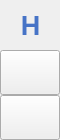
        <widget class="QFrame" name="leftMenuBg">
         <property name="enabled">
          <bool>true</bool>
         </property>
         <property name="minimumSize">
          <size>
           <width>60</width>
           <height>0</height>
          </size>
         </property>
         <property name="maximumSize">
          <size>
           <width>60</width>
           <height>16777215</height>
          </size>
         </property>
         <property name="frameShape">
          <enum>QFrame::NoFrame</enum>
         </property>
         <property name="frameShadow">
          <enum>QFrame::Raised</enum>
         </property>
         <layout class="QVBoxLayout" name="verticalLayout_3">
          <property name="spacing">
           <number>0</number>
          </property>
          <property name="leftMargin">
           <number>0</number>
          </property>
          <property name="topMargin">
           <number>0</number>
          </property>
          <property name="rightMargin">
           <number>0</number>
          </property>
          <property name="bottomMargin">
           <number>0</number>
          </property>
          <item>
           <widget class="QFrame" name="topLogoInfo">
            <property name="minimumSize">
             <size>
              <width>0</width>
              <height>50</height>
             </size>
            </property>
            <property name="maximumSize">
             <size>
              <width>16777215</width>
              <height>50</height>
             </size>
            </property>
            <property name="styleSheet">
             <string notr="true"/>
            </property>
            <property name="frameShape">
             <enum>QFrame::NoFrame</enum>
            </property>
            <property name="frameShadow">
             <enum>QFrame::Raised</enum>
            </property>
            <widget class="QLabel" name="titleLeftApp">
             <property name="geometry">
              <rect>
               <x>70</x>
               <y>8</y>
               <width>160</width>
               <height>41</height>
              </rect>
             </property>
             <property name="font">
              <font>
               <family>Segoe UI Semibold</family>
               <pointsize>12</pointsize>
               <weight>7</weight>
               <italic>false</italic>
               <bold>false</bold>
              </font>
             </property>
             <property name="text">
              <string>Auto Post</string>
             </property>
             <property name="alignment">
              <set>Qt::AlignLeading|Qt::AlignLeft|Qt::AlignTop</set>
             </property>
            </widget>
            <widget class="QLabel" name="titleLeftDescription">
             <property name="geometry">
              <rect>
               <x>70</x>
               <y>27</y>
               <width>160</width>
               <height>16</height>
              </rect>
             </property>
             <property name="maximumSize">
              <size>
               <width>16777215</width>
               <height>16</height>
              </size>
             </property>
             <property name="font">
              <font>
               <family>Segoe UI</family>
               <pointsize>8</pointsize>
               <weight>50</weight>
               <italic>false</italic>
               <bold>false</bold>
              </font>
             </property>
             <property name="text">
              <string/>
             </property>
             <property name="alignment">
              <set>Qt::AlignLeading|Qt::AlignLeft|Qt::AlignTop</set>
             </property>
            </widget>
            <widget class="QLabel" name="label">
             <property name="geometry">
              <rect>
               <x>0</x>
               <y>5</y>
               <width>61</width>
               <height>41</height>
              </rect>
             </property>
             <property name="text">
              <string>&lt;html&gt;&lt;head/&gt;&lt;body&gt;&lt;p align=&quot;center&quot;&gt;&lt;span style=&quot; font-size:20pt; font-weight:600; color:#4673c6;&quot;&gt;H&lt;/span&gt;&lt;/p&gt;&lt;/body&gt;&lt;/html&gt;</string>
             </property>
            </widget>
           </widget>
          </item>
          <item>
           <widget class="QFrame" name="leftMenuFrame">
            <property name="frameShape">
             <enum>QFrame::NoFrame</enum>
            </property>
            <property name="frameShadow">
             <enum>QFrame::Raised</enum>
            </property>
            <layout class="QVBoxLayout" name="verticalMenuLayout">
             <property name="spacing">
              <number>0</number>
             </property>
             <property name="leftMargin">
              <number>0</number>
             </property>
             <property name="topMargin">
              <number>0</number>
             </property>
             <property name="rightMargin">
              <number>0</number>
             </property>
             <property name="bottomMargin">
              <number>0</number>
             </property>
             <item>
              <widget class="QFrame" name="toggleBox">
               <property name="maximumSize">
                <size>
                 <width>16777215</width>
                 <height>15</height>
                </size>
               </property>
               <property name="frameShape">
                <enum>QFrame::NoFrame</enum>
               </property>
               <property name="frameShadow">
                <enum>QFrame::Raised</enum>
               </property>
               <layout class="QVBoxLayout" name="verticalLayout_4">
                <property name="spacing">
                 <number>0</number>
                </property>
                <property name="leftMargin">
                 <number>0</number>
                </property>
                <property name="topMargin">
                 <number>0</number>
                </property>
                <property name="rightMargin">
                 <number>0</number>
                </property>
                <property name="bottomMargin">
                 <number>0</number>
                </property>
               </layout>
              </widget>
             </item>
             <item alignment="Qt::AlignTop">
              <widget class="QFrame" name="topMenu">
               <property name="frameShape">
                <enum>QFrame::NoFrame</enum>
               </property>
               <property name="frameShadow">
                <enum>QFrame::Raised</enum>
               </property>
               <layout class="QVBoxLayout" name="verticalLayout_8">
                <property name="spacing">
                 <number>0</number>
                </property>
                <property name="leftMargin">
                 <number>0</number>
                </property>
                <property name="topMargin">
                 <number>0</number>
                </property>
                <property name="rightMargin">
                 <number>0</number>
                </property>
                <property name="bottomMargin">
                 <number>0</number>
                </property>
                <item>
                 <widget class="QPushButton" name="btnHome">
                  <property name="sizePolicy">
                   <sizepolicy hsizetype="Expanding" vsizetype="Fixed">
                    <horstretch>0</horstretch>
                    <verstretch>0</verstretch>
                   </sizepolicy>
                  </property>
                  <property name="minimumSize">
                   <size>
                    <width>0</width>
                    <height>45</height>
                   </size>
                  </property>
                  <property name="font">
                   <font>
                    <family>Segoe UI</family>
                    <pointsize>10</pointsize>
                    <weight>50</weight>
                    <italic>false</italic>
                    <bold>false</bold>
                   </font>
                  </property>
                  <property name="cursor">
                   <cursorShape>PointingHandCursor</cursorShape>
                  </property>
                  <property name="layoutDirection">
                   <enum>Qt::LeftToRight</enum>
                  </property>
                  <property name="styleSheet">
                   <string notr="true"/>
                  </property>
                  <property name="text">
                   <string/>
                  </property>
                  <property name="icon">
                   <iconset resource="resorces.qrc">
                    <normaloff>:/icons/images/icons/cil-home.png</normaloff>:/icons/images/icons/cil-home.png</iconset>
                  </property>
                 </widget>
                </item>
                <item>
                 <widget class="QPushButton" name="btnTimeTracking">
                  <property name="sizePolicy">
                   <sizepolicy hsizetype="Expanding" vsizetype="Fixed">
                    <horstretch>0</horstretch>
                    <verstretch>0</verstretch>
                   </sizepolicy>
                  </property>
                  <property name="minimumSize">
                   <size>
                    <width>0</width>
                    <height>45</height>
                   </size>
                  </property>
                  <property name="font">
                   <font>
                    <family>Segoe UI</family>
                    <pointsize>10</pointsize>
                    <weight>50</weight>
                    <italic>false</italic>
                    <bold>false</bold>
                   </font>
                  </property>
                  <property name="cursor">
                   <cursorShape>PointingHandCursor</cursorShape>
                  </property>
                  <property name="layoutDirection">
                   <enum>Qt::LeftToRight</enum>
                  </property>
                  <property name="styleSheet">
                   <string notr="true"/>
                  </property>
                  <property name="text">
                   <string/>
                  </property>
                  <property name="icon">
                   <iconset resource="resorces.qrc">
                    <normaloff>:/icons/images/icons/cil-clock.png</normaloff>:/icons/images/icons/cil-clock.png</iconset>
                  </property>
                 </widget>
                </item>
               </layout>
              </widget>
             </item>
             <item alignment="Qt::AlignBottom">
              <widget class="QFrame" name="bottomMenu">
               <property name="frameShape">
                <enum>QFrame::NoFrame</enum>
               </property>
               <property name="frameShadow">
                <enum>QFrame::Raised</enum>
               </property>
               <layout class="QVBoxLayout" name="verticalLayout_9">
                <property name="spacing">
                 <number>0</number>
                </property>
                <property name="leftMargin">
                 <number>0</number>
                </property>
                <property name="topMargin">
                 <number>0</number>
                </property>
                <property name="rightMargin">
                 <number>0</number>
                </property>
                <property name="bottomMargin">
                 <number>0</number>
                </property>
               </layout>
              </widget>
             </item>
            </layout>
           </widget>
          </item>
         </layout>
        </widget>
